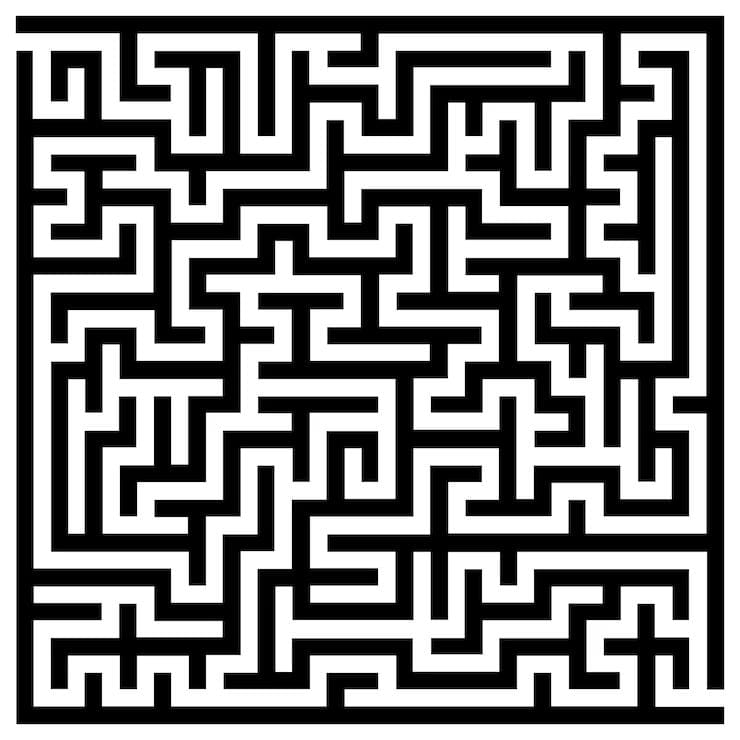
%> input picture labirinto.jpg, 740 x 740 px
$ octave main.m   (GNU Octave 9; MATLAB toolbox functions it lacks are replaced by stand-ins)
%> lines starting %> are read from the running program, lines starting %| are printed output that depends on the picture; in (x1, y1, x2, y2) boxes, pixels count from 0 and x2, y2 are one past the last pixel; in counts of white or black regions, pixels touching at a corner belong together; the program's own positions count from 1
### processar_imagem.m

function [img_binaria, img_redimen] = processar_imagem(img)

    % VERIFICA E CONVERTE A IMAGEM PARA TONS DE CINZA
    if ndims(img) == 2
        img_cinza = img;
    else
        img_cinza = rgb2gray(img);
    end

    % transforma a imagem em binaria: 0 para paredes e 1 para corredores
    img_binaria = im2bw(img_cinza);

    % SEPARA A MATRIZ DO LABIRINTO DA BORDA BRANCA AO REDOR DA IMAGEM

    % identifica os pixels escuros
    pixels_labirinto = (img_binaria == 0);

    % encontra linhas e colunas que possuem pixels escuros
    linhas = find(any(pixels_labirinto, 2));
    colunas = find(any(pixels_labirinto, 1));

    % determina os limites do labirinto
    linha_inicial = min(linhas);
    linha_final = max(linhas);

    coluna_inicial = min(colunas);
    coluna_final = max(colunas);

    % recorta somente a matriz binaria
    img_recortada = img_binaria( ...
        linha_inicial:linha_final, ...
        coluna_inicial:coluna_final);

    % verifica se o recorte foi realizado corretamente
    if isempty(img_recortada)
        error("Não foi possível recortar a imagem do labirinto.");
    end

    % mostra as dimensoes no terminal
    disp("Dimensões da matriz recortada:");
    disp(size(img_recortada));

    % a matriz é 708x708, agora vamos redimensioná-la para 41x41
    img_redimen = imresize(img_recortada, [41, 41], "nearest");

    % confere se a matriz possui as dimensoes esperadas
    if ~isequal(size(img_redimen), [41, 41])
        error("A matriz do labirinto não possui dimensões 41x41.");
    end

    disp("Dimensões finais:");
    disp(size(img_redimen));

    % converte para valores numericos 0 e 1
    img_redimen = double(img_redimen >= 0.5);

end

### matriz_grafo.m
function [G] = matriz_grafo(M)

    [m, n] = size(M);

    % Vertices
    V = [];
    % Arestas
    E = [];

    % Selecao dos vertices
    for linha = 1:m
        for coluna = 1:n
            if M(linha, coluna) ~= 0
                M(linha, coluna) = (linha - 1)*n + coluna;
                V = [V, M(linha, coluna)];
            end
        end
    end

    % Selecao das arestas (peso 1)
    for linha = 1:m
        for coluna = 1:n

            if M(linha, coluna) ~= 0

                vertice = M(linha, coluna);

                if linha < m
                    if M(linha + 1, coluna) ~= 0
                        E = [E; vertice, M(linha + 1, coluna), 1];
                    end
                end

                if linha > 1
                    if M(linha - 1, coluna) ~= 0
                        E = [E; vertice, M(linha - 1, coluna), 1];
                    end
                end

                if coluna < n
                    if M(linha, coluna + 1) ~= 0
                        E = [E; vertice, M(linha, coluna + 1), 1];
                    end
                end

                if coluna > 1
                    if M(linha, coluna - 1) ~= 0
                        E = [E; vertice, M(linha, coluna - 1), 1];
                    end
                end

            end
        end
    end

    % Cria uma estrutura com os vertices e arestas
    G = struct();
    G.v = V;
    G.e = E;
    G.m = m;
    G.n = n;

end

### grafo_plot.m
function [I] = grafo_plot(E, n, img, name, dist = 17.26, fig = 1, entrada = -1, saida = -1, E2 = [])

  [n_arestas, aux] = size(E);
  x = [];
  y = [];

  for aresta = 1:n_arestas
    v1 = inversa(E(aresta, 1), n, dist);
    v2 = inversa(E(aresta, 2), n, dist);

    x = [x, v1(1), v2(1), nan];
    y = [y, v1(2), v2(2), nan];
  end

  figure(fig)
  imshow(img);
  hold on;

  plot(x, y, "-b.", "MarkerSize", 7);

  [n_arestas, aux] = size(E2);
  x = [];
  y = [];

  for aresta = 1:n_arestas
    v1 = inversa(E2(aresta, 1), n, dist);
    v2 = inversa(E2(aresta, 2), n, dist);

    x = [x, v1(1), v2(1), nan];
    y = [y, v1(2), v2(2), nan];
  end

  plot(x, y, "-r.", "MarkerSize", 7);

  if entrada != -1
    plot(entrada(2), entrada(1), "g.", "MarkerSize", 7);
  endif
  if saida != -1
    plot(saida(2), saida(1), "k.", "MarkerSize", 7);
  endif

  ax = gca();
  frame = getframe(ax);
  imwrite(frame.cdata, name);

  hold off;
end

### inversa.m
function [I] = inversa(V, n, dist)
  if rem(V, n) ~= 0
    a = rem(V, n);
    b = fix(V / n) + 1;
  else
    a = n;
    b = fix(V / n);
  endif
  I = [dist*a, dist*b];
end

### main.m
pkg load image

caminho = "labirinto.jpg";
img = imread(caminho);
%> img is the input picture: size 740x740x3 uint8; min 0, max 255, mean 135

% exibe a imagem original

figure(1);
imshow(img);
title("Imagem original do labirinto");

% processa a imagem
[~, img_redimen] = processar_imagem(img);
%> in processar_imagem, `img_binaria = im2bw(img_cinza);`:
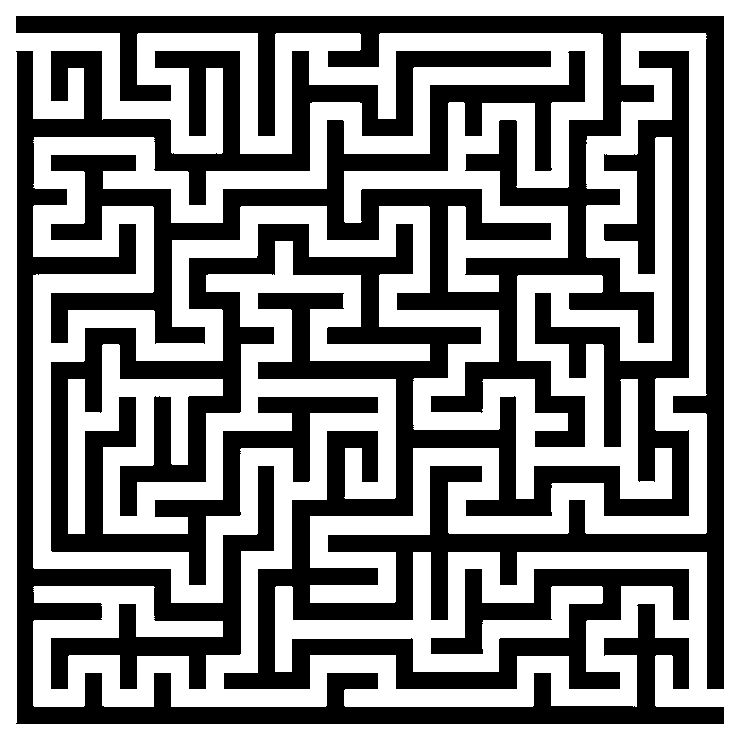
%> img_binaria: size 740x740 logical; 53% white; 2 black regions, box (x1, y1, x2, y2) and area: (16, 16, 724, 689) 191592, (16, 51, 724, 724) 65978
%> in processar_imagem, `linhas = find(any(pixels_labirinto, 2));`: linhas = 708 values from 17 to 724
%> in processar_imagem, `linha_inicial = min(linhas);`: linha_inicial = 17
%> in processar_imagem, `linha_final = max(linhas);`: linha_final = 724
%> in processar_imagem, `coluna_inicial = min(colunas);`: coluna_inicial = 17
%> in processar_imagem, `coluna_final = max(colunas);`: coluna_final = 724
%> in processar_imagem, `img_recortada = img_binaria( linha_inicial:linha_final, coluna_inicial..`:
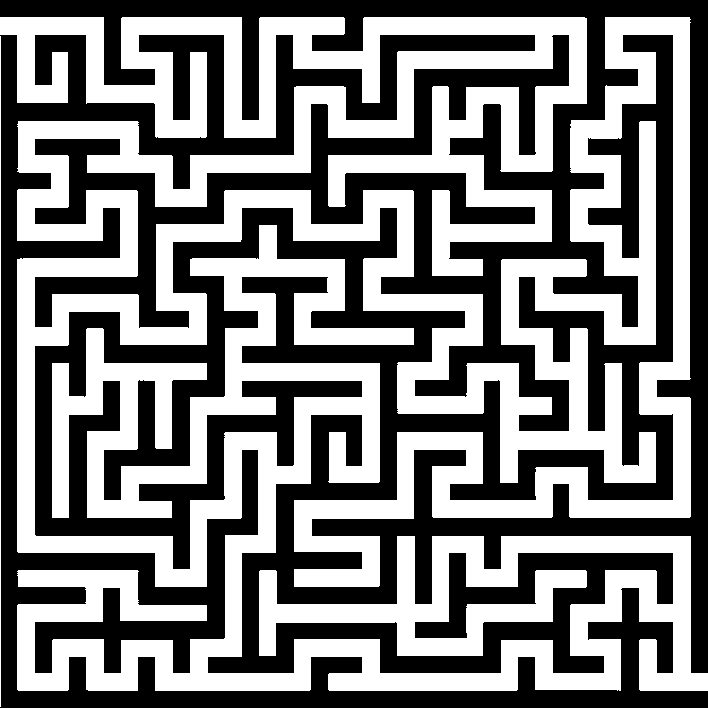
%> img_recortada: size 708x708 logical; 48.6% white; 2 white regions, box (x1, y1, x2, y2) and area: (0, 17, 708, 691) 243023, (0, 36, 1, 707) 671
%|    708   708
%> in processar_imagem, `img_redimen = imresize(img_recortada, [41, 41], "nearest");`:
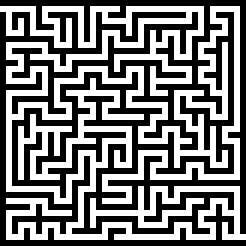
%> img_redimen: size 41x41 logical (shown 6 times larger); 47.7% white in thin lines or dots
%|    41   41
%> in processar_imagem, `img_redimen = double(img_redimen >= 0.5);`: img_redimen: size 41x41 double; values 0 (black) and 1 (white), 47.7% white in thin lines or dots

% exibe a imagem binária e recortada do labirinto redimensionada para 41x41

figure(2);
imshow(img_redimen);
title("Imagem binária do labirinto");

% IDENTIFICAR A ENTRADA E A SAÍDA NAS LATERAIS

entrada_candidata = find(img_redimen(:, 1) == 1, 1); % encontra o primeiro corredor na lateral esquerda
%> entrada_candidata = 2
saida_candidata = find(img_redimen(:, end) == 1, 1); % encontra o primeiro corredor na lateral direita
%> saida_candidata = 40

% verifica se existem corredores nas duas laterais

if isempty(entrada_candidata) || isempty(saida_candidata)
    error("Não foi possível identificar a entrada ou a saída.");
end

% define as coordenadas no formato [linha, coluna]

entrada = [entrada_candidata, 1]
%> entrada = [2 1]
saida = [saida_candidata, size(img_redimen, 2)]
%> saida = [40 41]


% Criação e plotagem do grafo do labirinto

M = double(img_redimen)
G = matriz_grafo(M);
%> after the loop in matriz_grafo, `for linha = 1:m`:
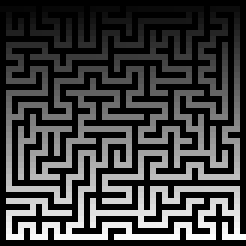
%> M: size 41x41 double (shown 6 times larger); min 0, max 1640, mean 400.7; drawn with min black and max white
%> after the loop in matriz_grafo, `for linha = 1:m`: V = 801 values from 42 to 1640
%> after the loop in matriz_grafo, `for linha = 1:m`: E = 1600 rows, first 12: [42 43 1; 43 84 1; 43 44 1; 43 42 1; 44 45 1; 44 43 1; 45 46 1; 45 44 1; 46 47 1; 46 45 1; 47 88 1; 47 46 1]; vertice = 1640
%> in matriz_grafo, `G.v = V;`: G.v = 801 values from 42 to 1640
%> in matriz_grafo, `G.e = E;`: G.e has the same summary as E

[l_, c_] = size(G.v);
%> l_ = 1; c_ = 801
numero_vertices_total = c_
%> numero_vertices_total = 801
[l_, c_] = size(G.e);
%> l_ = 1600; c_ = 3
numero_arestas_total = l_/2
%> numero_arestas_total = 800

grafo_plot(G.e(:, [1, 2]), G.n, img_redimen, "Grafo_Imagem.jpg", 1, 3, entrada, saida);
%> in grafo_plot, `[n_arestas, aux] = size(E);`: n_arestas = 1600; aux = 2
%> the loop in grafo_plot, `for aresta = 1:n_arestas` made 1600 passes
%> v1 on passes 6 to 8: [3 2], [4 2], [4 2]
%> in grafo_plot, `imwrite(frame.cdata, name);`:
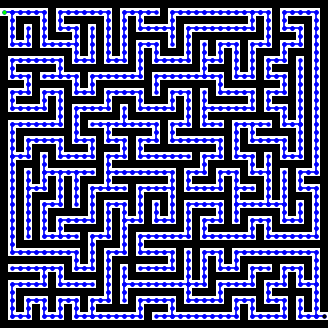
%> saved as Grafo_Imagem.jpg: size 328x328x3 uint8; mean R, G, B 76.2, 76.2, 121.4


% Busca do caminho minimo por Dijkstra e sua plotagem

entrada_id = (entrada(1) - 1) * G.n + entrada(2);
%> entrada_id = 42
saida_id = (saida(1) - 1) * G.n + saida(2);
%> saida_id = 1640

%> (the run ends here)
